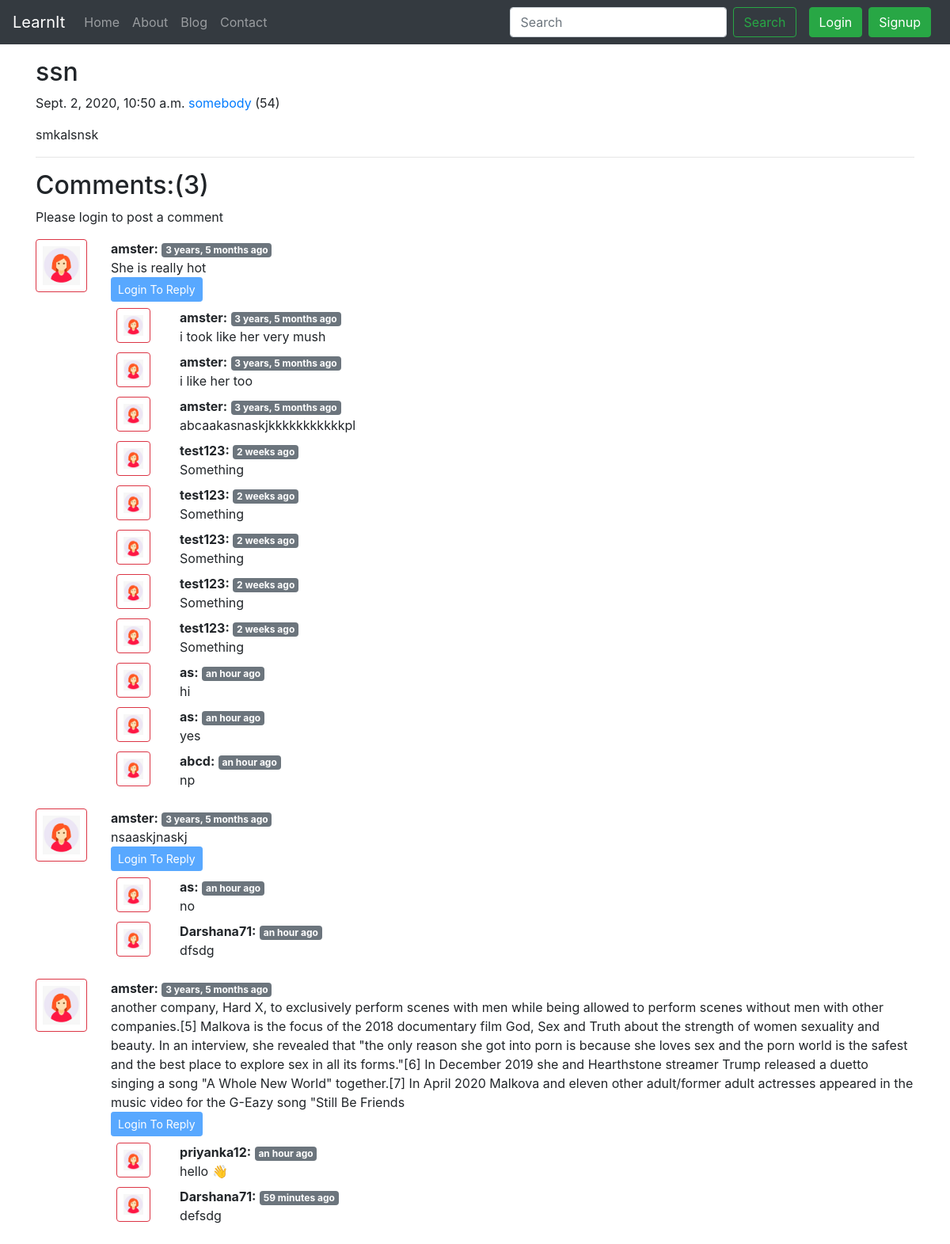
The app's page /blog/horny-mia with its own data.
### blog/models.py (models this page shows, shortened)
class Post(models.Model):
    sno = models.AutoField(primary_key=True)
    title = models.CharField(max_length=100)
    content = models.TextField()
    author = models.CharField(max_length=12)
    slug = models.CharField(max_length=120)
    views = models.IntegerField(default=0)
    timeStamp = models.DateTimeField(blank=True)

class BlogComment(models.Model):
    sno = models.AutoField(primary_key=True)
    comment = models.TextField()
    user = models.ForeignKey(User, on_delete=models.CASCADE)
    post = models.ForeignKey(Post, on_delete=models.CASCADE)
    parent = models.ForeignKey('self', on_delete=models.CASCADE, null=True)
    timeStamp = models.DateTimeField(default=now)

### blog/views.py (the view)
# urls.py: path('<str:slug>', views.blogPost, name='blogPost'),
@csrf_exempt
def blogPost(request, slug):
    post = Post.objects.filter(slug=slug).first()
    post.views = post.views + 1
    post.save()
    comments = BlogComment.objects.filter(post=post, parent=None)
    replies = BlogComment.objects.filter(post=post).exclude(parent=None)
    replyDict = {}
    for reply in replies:
        if reply.parent.sno not in replyDict.keys():
            replyDict[reply.parent.sno] = [reply]
        else:
            replyDict[reply.parent.sno].append(reply)
    context = {'post': post, 'comments': comments,
               'user': request.user, 'replyDict': replyDict}
    return render(request, 'blog/blogPost.html', context)

### blog/templatetags/extras.py (called while the page is built)
@register.filter(name='get_val')
def get_val(dict, key):
    return dict.get(key)

### templates/blog/blogPost.html (shortened to what this page needs)
{% extends 'base.html' %}
{% block body %}
{% load humanize %}
{% load extras %}
<div class="container my-3">
        <h2 class="blog-post-title">{{post.title}}</h2>
        <p class="blog-post-meta">{{post.timeStamp}} <a href="/about">{{post.author}}</a> (<span>{{post.views}}</span>)</p>
        <p>{{post.content|safe}}</p>
        <hr>
      </div>
      <div class="container">
      <h2>Comments:({{comments.count}})</h2>
      <div class="my-2">
      {% if user.is_authenticated %}
         <form action="/blog/postComment" method="post">{% csrf_token %}
  <div class="form-group">
    <label for="exampleInputEmail1"><strong>Comments:</strong></label>
    <input type="text" name="comment" class="form-control" placeholder="Enter your comment">
  </div>
  <input type="hidden" name="postSno" value="{{post.sno}}">
  <input type="hidden" name="postSno" value="">
  <button type="submit" class="btn btn-primary">Submit</button>
</form>
      {% else %}
     <p>Please login to post a comment</p>
      {% endif %}
</div>
{% for comment in comments  %}
  <div class="row my-3">
      <div class="col-md-1">
      <img src="/static/img/user.png" class="rounded mx-auto d-block w-100 p-2 border border-danger" alt="user">
      </div>
      <div class="col-md-11"><b>{{comment.user.username }}:</b> <span class="badge badge-secondary">{{comment.timeStamp|naturaltime}}</span>
      <div>{{comment.comment}}</div>
      <div class="reply mx-0">
      {% if user.is_authenticated %}
      <button class="btn btn-sm btn-primary" type="button" data-toggle="collapse" data-target="#replyBox{{comment.sno}}" aria-expanded="false" aria-controls="replyBox{{comment.sno}}">
    Reply
  </button>
<div class="collapse" id="replyBox{{comment.sno}}">
  <div class="card card-body my-2">
           <form action="/blog/postComment" method="post">{% csrf_token %}
  <div class="form-group">
    <label for="comment"><strong>Reply</strong></label>
    <input type="text" name="comment" class="form-control" placeholder="Enter your comment">
    <input type="hidden" name="parentSno" value="{{comment.sno}}">
  </div>
  <input type="hidden" name="postSno" value="{{post.sno}}">
  <button type="submit" class="btn btn-primary">Submit</button>
</form>
  </div>
</div>
{% else %}
  <button class="btn btn-sm btn-primary" type="button" data-toggle="collapse" data-target="#replyBox{{comment.sno}}" aria-expanded="false" aria-controls="replyBox{{comment.sno}}" disabled>
    Login To Reply
  </button>
{% endif %}
<div class="replies my-2">
{% for reply in replyDict|get_val:comment.sno %}
<div class="row my-2">
<div class="col-md-1">
      <img src="/static/img/user.png" class="rounded mx-auto d-block w-75 p-2 border border-danger" alt="user">
      </div>
      <div class="col-md-11">
      <b>{{reply.user.username }}:</b> <span class="badge badge-secondary">{{reply.timeStamp|naturaltime}}</span>
      <div>{{reply.comment}} <br></div>
      </div>
</div>
{% endfor %}
</div>
      </div>
      </div>
       </div>
{% endfor %}
</div>
{% endblock body %}

### records on screen
Post: title "ssn", timeStamp "Sept. 2, 2020, 10:50 a.m.", author "somebody", views "54", content "smkalsnsk"
BlogComment: user.username "amster", timeStamp "3 years, 5 months ago", comment "She is really hot"
BlogComment: user.username "amster", timeStamp "3 years, 5 months ago", comment "i took like her very mush"
BlogComment: user.username "amster", timeStamp "3 years, 5 months ago", comment "i like her too"
BlogComment: user.username "amster", timeStamp "3 years, 5 months ago", comment "abcaakasnaskjkkkkkkkkkkkpl"
BlogComment: user.username "test123", timeStamp "2 weeks ago", comment "Something"
BlogComment: user.username "test123", timeStamp "2 weeks ago", comment "Something"
BlogComment: user.username "test123", timeStamp "2 weeks ago", comment "Something"
BlogComment: user.username "test123", timeStamp "2 weeks ago", comment "Something"
BlogComment: user.username "test123", timeStamp "2 weeks ago", comment "Something"
BlogComment: user.username "as", timeStamp "an hour ago", comment "hi"
BlogComment: user.username "as", timeStamp "an hour ago", comment "yes"
BlogComment: user.username "abcd", timeStamp "an hour ago", comment "np"
BlogComment: user.username "amster", timeStamp "3 years, 5 months ago", comment "nsaaskjnaskj"
BlogComment: user.username "as", timeStamp "an hour ago", comment "no"
BlogComment: user.username "Darshana71", timeStamp "an hour ago", comment "dfsdg"
BlogComment: user.username "amster", timeStamp "3 years, 5 months ago", comment "another company, Hard X, to exclusively perform scenes with men while being allowed to perform scenes without men with other companies.[5] Malkova is the focus of the 2018 documentary film God, Sex and Truth about the strength of women sexuality and beauty. In an interview, she revealed that \"the only reason she got into porn is because she loves sex and the porn world is the safest and the best place to explore sex in all its forms.\"[6] In December 2019 she and Hearthstone streamer Trump released a duetto singing a song \"A Whole New World\" together.[7] In April 2020 Malkova and eleven other adult/former adult actresses appeared in the music video for the G-Eazy song \"Still Be Friends"
BlogComment: user.username "priyanka12", timeStamp "an hour ago", comment "hello 👋"
BlogComment: user.username "Darshana71", timeStamp "59 minutes ago", comment "defsdg"

### other values on screen
{{ comments.count }} "3"
